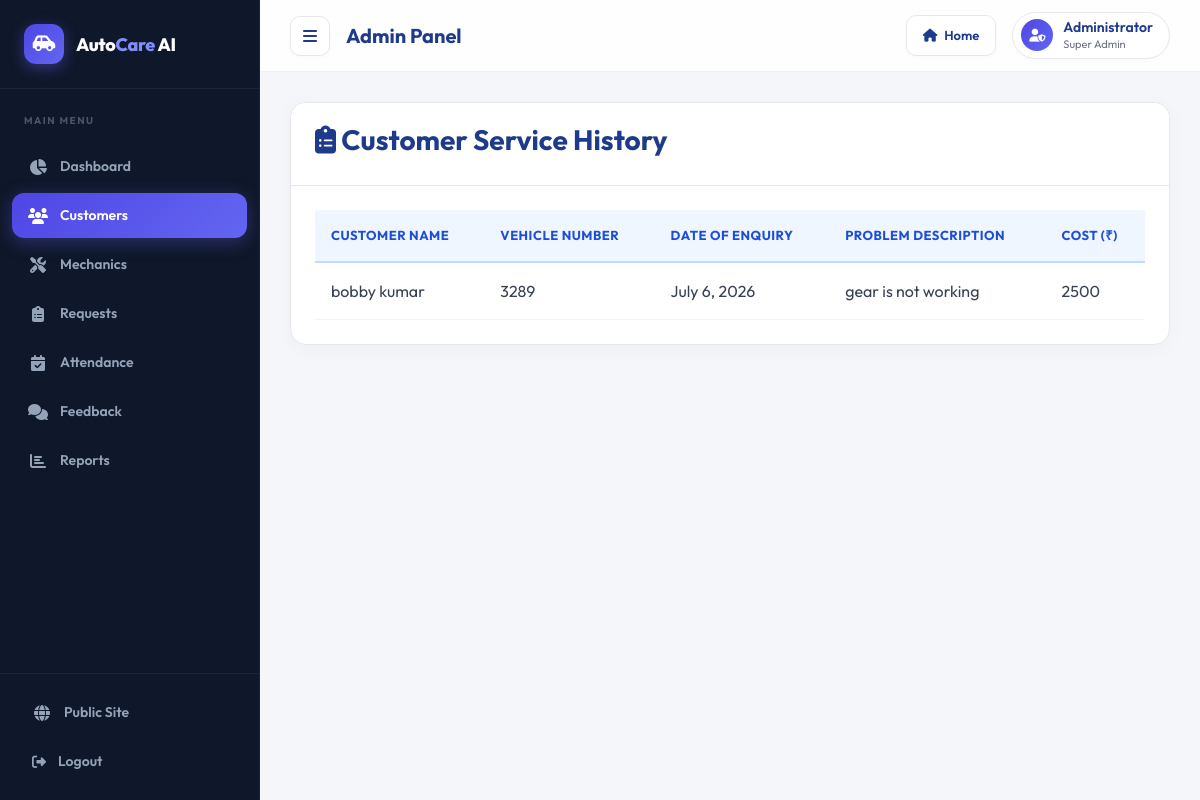
/admin-view-customer-enquiry (signed in), run on the app's committed database.
### vehicle/models.py (models this page shows, shortened)
class Customer(models.Model):
    user=models.OneToOneField(User,on_delete=models.CASCADE)
    profile_pic= models.ImageField(upload_to='profile_pic/CustomerProfilePic/',null=True,blank=True)
    address = models.CharField(max_length=40)
    mobile = models.CharField(max_length=20,null=False)
    @property
    def get_name(self):
        return self.user.first_name+" "+self.user.last_name

class Request(models.Model):
    cat=(('two wheeler with gear','two wheeler with gear'),('two wheeler without gear','two wheeler without gear'),('three wheeler','three wheeler'),('four wheeler','four wheeler'))
    category=models.CharField(max_length=50,choices=cat)
    vehicle_no=models.PositiveIntegerField(null=False)
    vehicle_name = models.CharField(max_length=40,null=False)
    vehicle_model = models.CharField(max_length=40,null=False)
    vehicle_brand = models.CharField(max_length=40,null=False)
    problem_description = models.CharField(max_length=500,null=False)
    date=models.DateField(auto_now=True)
    cost=models.PositiveIntegerField(null=True)
    customer=models.ForeignKey('Customer', on_delete=models.CASCADE,null=True)
    mechanic=models.ForeignKey('Mechanic',on_delete=models.CASCADE,null=True)
    stat=(('Pending','Pending'),('Approved','Approved'),('Repairing','Repairing'),('Repairing Done','Repairing Done'),('Released','Released'))
    status=models.CharField(max_length=50,choices=stat,default='Pending',null=True)

### vehicle/views.py (the view)
# urls.py: path('admin-view-customer-enquiry', views.admin_view_customer_enquiry_view,name='admin-view-customer-enquiry'),
@login_required(login_url='adminlogin')
def admin_view_customer_enquiry_view(request):
    enquiry=models.Request.objects.all().order_by('-id')
    customers=[]
    for enq in enquiry:
        customer=models.Customer.objects.get(id=enq.customer_id)
        customers.append(customer)
    return render(request,'vehicle/admin_view_customer_enquiry.html',{'data':zip(customers,enquiry)})

### templates/vehicle/admin_view_customer_enquiry.html (shortened to what this page needs)
{% extends 'vehicle/adminbase.html' %}
{% block content %}
<div class="wrapper">
  <div class="row">
    <div class="col-12 col-m-12 col-sm-12">
      <div class="card">
        <div class="card-header">
          <h3><i class="fas fa-clipboard-list"></i> Customer Service History</h3>
        </div>
        <div class="card-content">
          <table>
            <thead>
              <tr>
                <th>Customer Name</th>
                <th>Vehicle Number</th>
                <th>Date Of Enquiry</th>
                <th>Problem Description</th>
                <th>Cost (₹)</th>
              </tr>
            </thead>
            <tbody>
              {% for c,r in data %}
              <tr>
                <td>{{ c.get_name }}</td>
                <td>{{ r.vehicle_no }}</td>
                <td>{{ r.date }}</td>
                <td>{{ r.problem_description }}</td>
                <td>{{ r.cost|default:"0" }}</td>
              </tr>
              {% endfor %}
            </tbody>
          </table>
        </div>
      </div>
    </div>
  </div>
</div>
{% endblock content %}

### static/css/dashboard_theme.css (style rules this page uses)
.main-wrapper h1, .main-wrapper h2, .main-wrapper h3, .main-wrapper h4, .main-wrapper h5, .main-wrapper h6 { color: #1e3a8a; font-weight: 700; }
.main-wrapper .card { background: #ffffff !important; border: 1px solid #e5e7eb !important; border-radius: 16px !important; box-shadow: 0 4px 20px rgba(0, 0, 0, 0.03) !important; margin-bottom: 30px; overflow: hidden; transition: transform 0.25s ease, box-shadow 0.25s ease; }
.main-wrapper .card-header { background: #ffffff !important; border-bottom: 1px solid #e5e7eb !important; color: #1e3a8a !important; font-weight: 700 !important; padding: 20px 24px !important; }
.main-wrapper .card-body, .main-wrapper .card-content { padding: 24px !important; }
.main-wrapper .table, .main-wrapper table { width: 100%; border-collapse: collapse; color: #374151 !important; margin-bottom: 0 !important; background: #ffffff; }
.main-wrapper .table thead th, .main-wrapper table th { background: #eff6ff !important; border-bottom: 2px solid #bfdbfe !important; border-top: none !important; color: #1d4ed8 !important; font-weight: 700; text-transform: uppercase; font-size: 13px; letter-spacing: 0.5px; padding: 16px !important; text-align: left; }
.main-wrapper .table td, .main-wrapper table td { border-top: 1px solid #f3f4f6 !important; border-bottom: 1px solid #f3f4f6 !important; padding: 16px !important; vertical-align: middle !important; color: #374151 !important; }

### templates/vehicle/adminbase.html (style rules this page uses)
*, *::before, *::after { box-sizing: border-box; margin: 0; padding: 0; }
:root { --bg: #f4f6f9; --sidebar-bg: #0f172a; --sidebar-width: 260px; --nav-height: 72px; --primary: #4f46e5; --primary-light: #818cf8; --accent: #6366f1; --text: #1f2937; --text-muted: #6b7280; --border: rgba(0, 0, 0, 0.05); --sidebar-border: rgba(255, 255, 255, 0.05); --card: #ffffff; --gradient: linear-gradient(135deg, #4f46e5, #6366f1); }
body { font-family: 'Outfit', sans-serif; background: var(--bg); color: var(--text); display: flex; min-height: 100vh; overflow-x: hidden; }

### data on the page
Customer: get_name "bobby kumar", vehicle_no "3289", date "July 6, 2026", problem_description "gear is not working", cost "2500"
